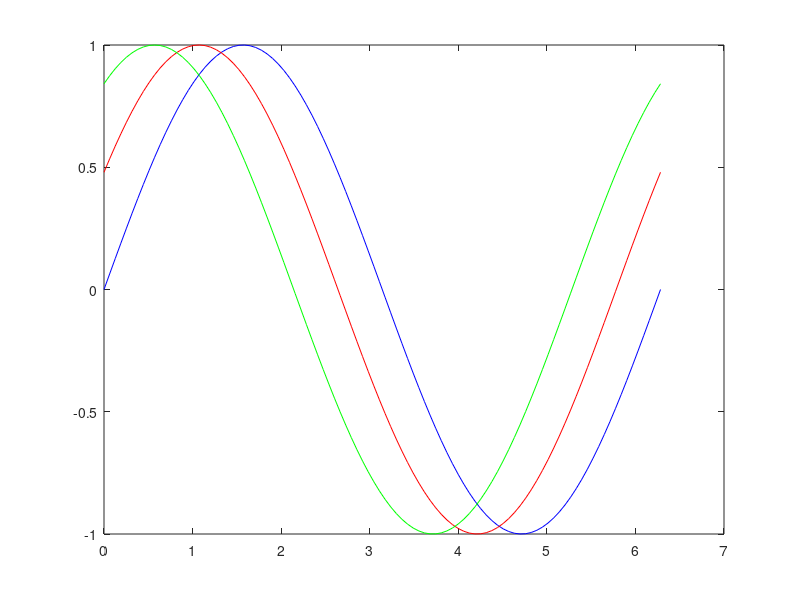
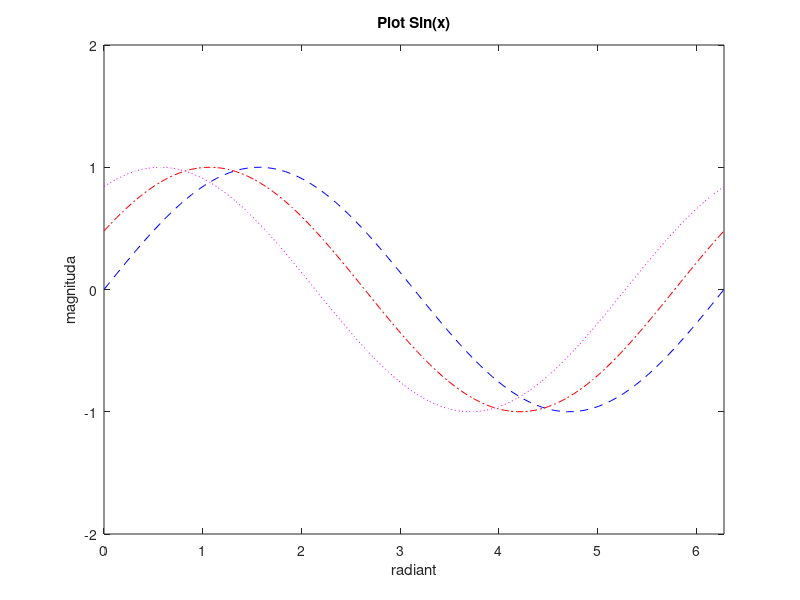

Source code (MATLAB) for these figures, in order:
clear
clc

x = linspace(0,2*pi,100);
y1 = sin(x);
y2 = sin(x + 0.5);
y3 = sin(x + 1);

% plot single line
%figure(1)
plot(x,y1)

% plot multi lines
%figure(2)
plot(x,y1, x,y2, x,y3)

% plot multi lines dengan warna custom
%figure(3)
plot(x,y1,'b', x,y2,'r', x,y3,'g')

% plot multi lines warna dan tipe garis
figure(4)
plot(x,y1,'b--', x,y2,'r-.', x,y3,'m:')

axis([0 2*pi -2 2])

title('Plot Sin(x)');
xlabel('radiant');
ylabel('magnituda'); 